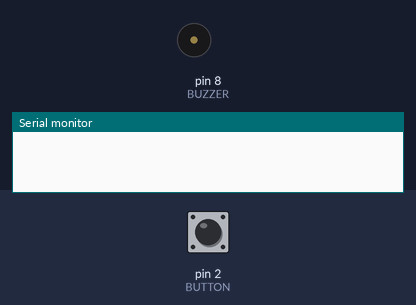
Simulated run of this sketch. Board: Arduino Uno, built with avr-gcc and run on an emulated ATmega328P. Shown: buzzer (waves = sounding), the last lines printed to the serial monitor. Inputs (shaded band) come from the test bench; at power-on: pin 2 (BUTTON) HIGH.

Above: at 1.2 s.
1.3 s: pin 2 (BUTTON) pulled LOW for 1 s
At 1.45 s:
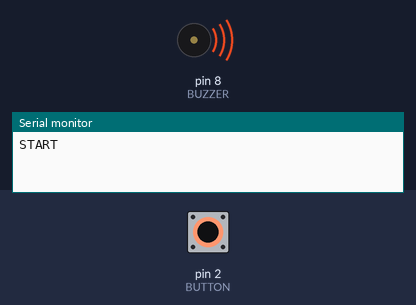
4.3 s: pin 2 (BUTTON) pulled LOW for 3.2 s
At 8.1 s:
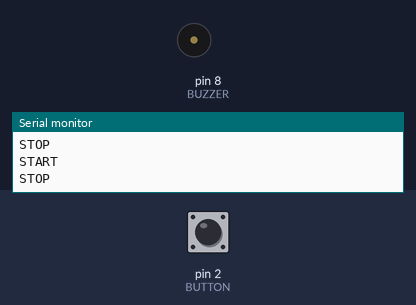
Timing chart, 0 to 9.6 s (numbered marks = the images above; inputs shaded):
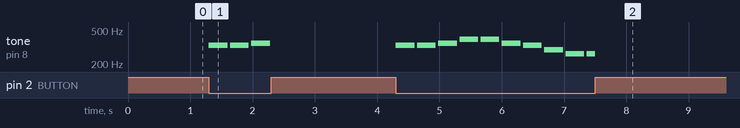

The sketch:

sketch.ino
```cpp
// ЛР №2. Мелодія на зумері: грає, поки утримується кнопка
const int BUTTON = 2;   // INPUT_PULLUP: натиснуто = LOW
const int BUZZER = 8;

// Ода до радості (початок): частоти, Гц, і тривалості, мс
const int MELODY[] = {330, 330, 349, 392, 392, 349, 330, 294,
                      262, 262, 294, 330, 330, 294, 294};
const int DUR[]    = {300, 300, 300, 300, 300, 300, 300, 300,
                      300, 300, 300, 300, 450, 150, 600};
const int N = 15;

bool playing = false;

bool held() { return digitalRead(BUTTON) == LOW; }

// Чекає ms; повертає false, якщо кнопку відпустили раніше
bool waitHeld(unsigned long ms) {
  unsigned long t = millis();
  while (millis() - t < ms) {
    if (!held()) return false;
    delay(5);
  }
  return true;
}

void setup() {
  pinMode(BUTTON, INPUT_PULLUP);
  pinMode(BUZZER, OUTPUT);
  Serial.begin(9600);
}

void loop() {
  if (!held()) {
    noTone(BUZZER);        // відпущено: тиша
    if (playing) {
      playing = false;
      Serial.println("STOP");
    }
    return;
  }
  if (!playing) {
    playing = true;
    Serial.println("START");
  }
  for (int i = 0; i < N; i++) {
    tone(BUZZER, MELODY[i]);
    if (!waitHeld(DUR[i])) return;  // відпустили посеред ноти
    noTone(BUZZER);
    if (!waitHeld(40)) return;      // пауза між нотами
  }
  // кнопка ще натиснута: loop() почне мелодію спочатку
}
```

Measured:
- after the input at 1.3 s, tone on pin 8 (BUZZER): plays 330 Hz for 0.30 s, 330 Hz for 0.30 s, 349 Hz for 0.30 s, starting at once
- after the input at 4.3 s, tone on pin 8 (BUZZER): plays 330 Hz for 0.30 s, 330 Hz for 0.30 s, 349 Hz for 0.30 s, 392 Hz for 0.30 s, 392 Hz for 0.30 s, 349 Hz for 0.30 s … (10 notes in this stretch), starting at once
